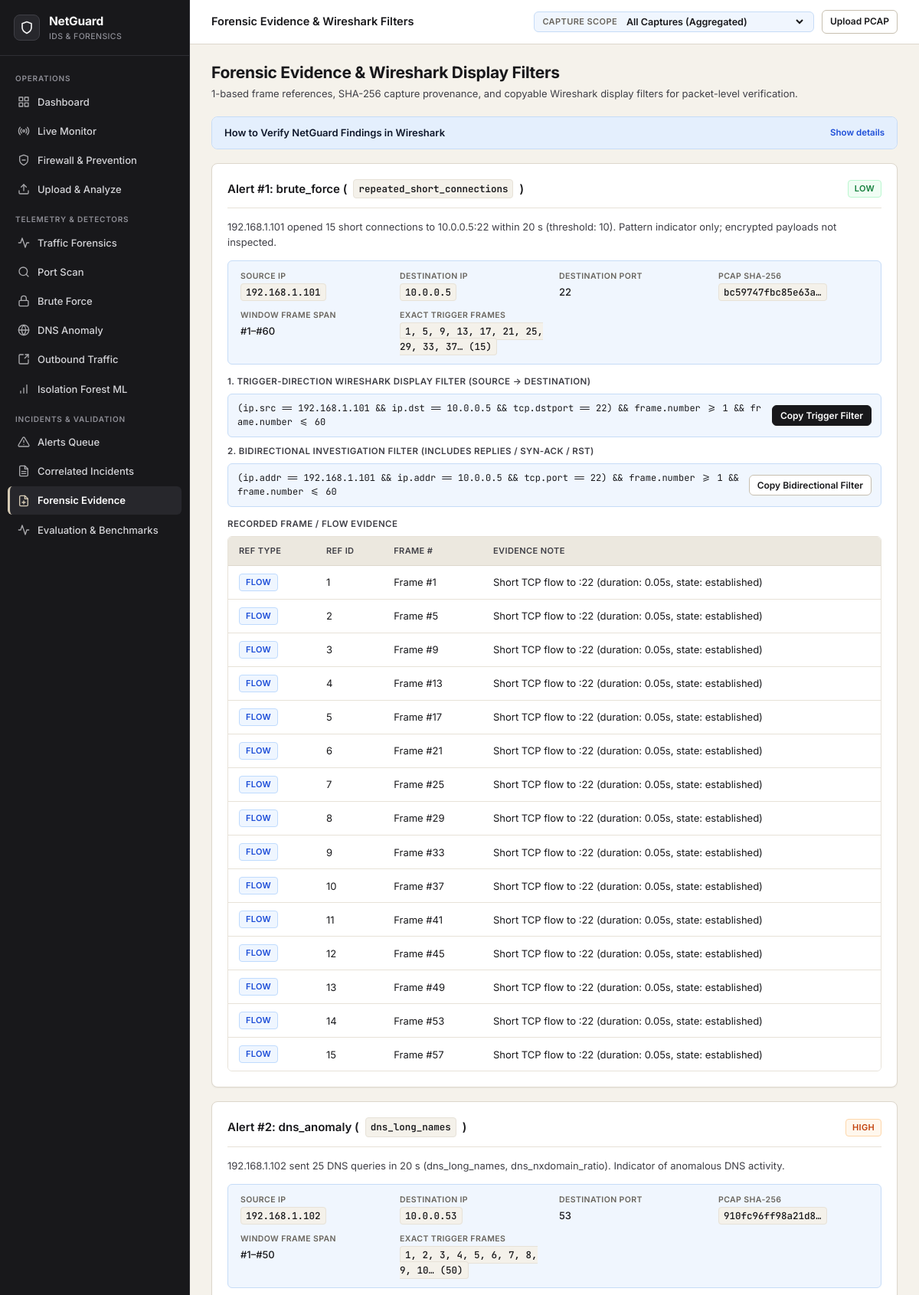
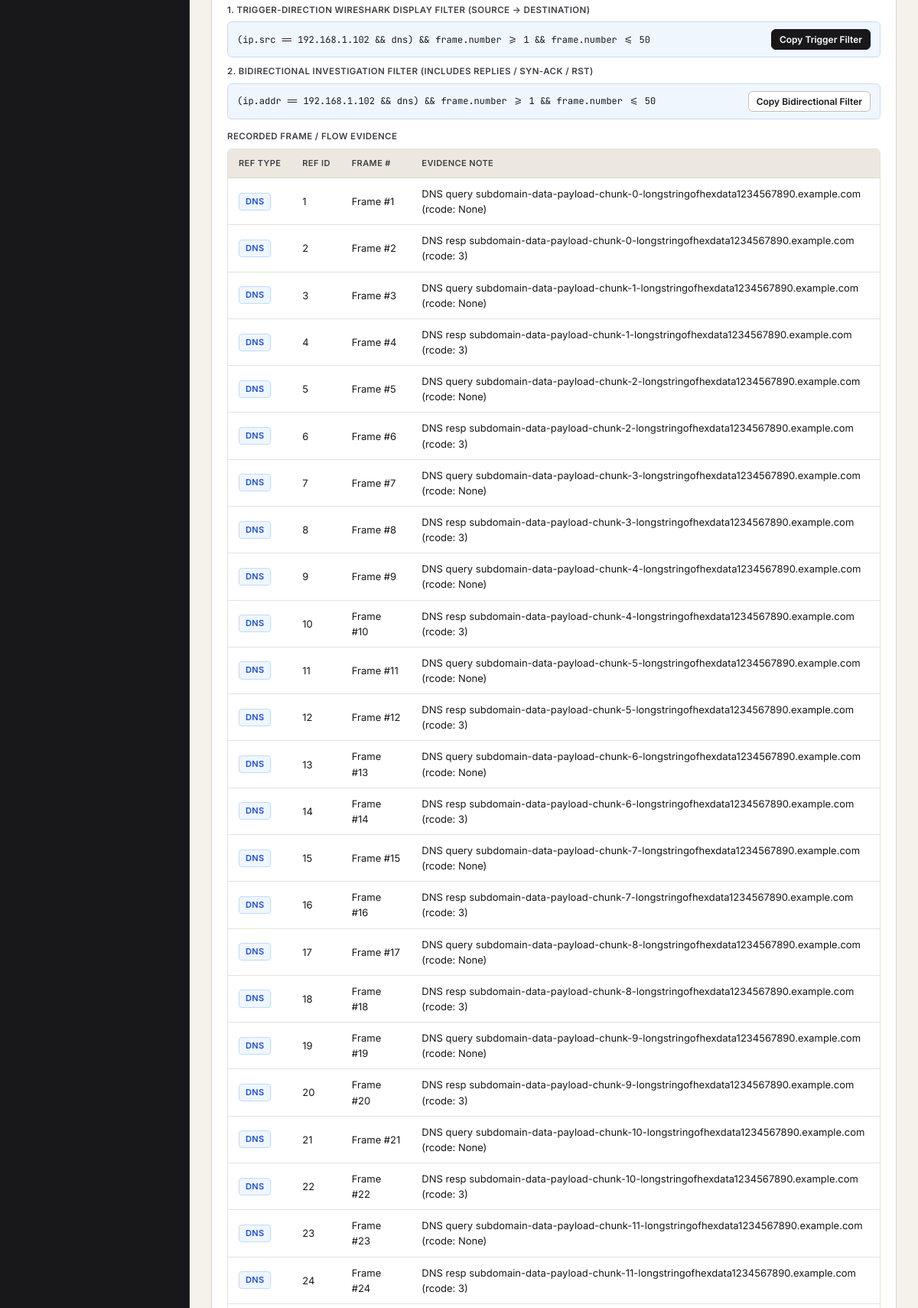
/evidence?all=1 (upper part), run on the app's committed database (2 pictures, top to bottom).
### tables this page shows
CREATE TABLE alerts (
    id INTEGER PRIMARY KEY AUTOINCREMENT,
    run_id INTEGER NOT NULL REFERENCES runs(id) ON DELETE CASCADE,
    alert_type TEXT NOT NULL,
    detector TEXT NOT NULL,
    rule_name TEXT NOT NULL,
    severity TEXT NOT NULL,
    confidence REAL NOT NULL,
    src_ip TEXT NOT NULL,
    dst_ip TEXT,
    dst_port INTEGER,
    start_ts REAL NOT NULL,
    end_ts REAL NOT NULL,
    stage TEXT NOT NULL,
    summary TEXT NOT NULL,
    details_json TEXT NOT NULL,
    wireshark_filter TEXT NOT NULL,
    first_frame INTEGER NOT NULL,
    last_frame INTEGER NOT NULL,
    merged_count INTEGER NOT NULL DEFAULT 1,
    dedup_key TEXT NOT NULL,
    evidence_truncated INTEGER NOT NULL DEFAULT 0
);

CREATE TABLE captures (
    id INTEGER PRIMARY KEY AUTOINCREMENT,
    filename TEXT NOT NULL,
    stored_path TEXT NOT NULL,
    sha256 TEXT NOT NULL UNIQUE,
    size_bytes INTEGER NOT NULL,
    file_format TEXT NOT NULL,
    link_type TEXT NOT NULL,
    frames_total INTEGER NOT NULL DEFAULT 0,
    packets_stored INTEGER NOT NULL DEFAULT 0,
    frames_skipped INTEGER NOT NULL DEFAULT 0,
    skipped_json TEXT NOT NULL DEFAULT '{}',
    first_ts REAL,
    last_ts REAL,
    source TEXT NOT NULL DEFAULT 'upload',
    status TEXT NOT NULL DEFAULT 'importing',
    error TEXT,
    imported_at REAL NOT NULL,
    netguard_version TEXT NOT NULL,
    scapy_version TEXT NOT NULL
);

CREATE TABLE alert_evidence (
    id INTEGER PRIMARY KEY AUTOINCREMENT,
    alert_id INTEGER NOT NULL REFERENCES alerts(id) ON DELETE CASCADE,
    ref_type TEXT NOT NULL,
    ref_id INTEGER NOT NULL,
    frame_no INTEGER,
    note TEXT NOT NULL
);

### netguard/web/app.py (the view)
    @app.route("/evidence")
    @app.route("/evidence/<int:alert_id>")
    def evidence(alert_id: Optional[int] = None):
        conn = get_db(app.config["DB_PATH"])
        try:
            ctx = get_current_analysis_context(conn)
            run_id = ctx.get("run_id")
            is_all = ctx.get("is_all_captures")
            if alert_id:
                cursor = conn.execute("SELECT * FROM alerts WHERE id = ?;", (alert_id,))
                alerts_query = [cursor.fetchone()]
            elif not is_all and run_id:
                cursor = conn.execute("SELECT * FROM alerts WHERE run_id = ? ORDER BY start_ts ASC, id ASC;", (run_id,))
                alerts_query = cursor.fetchall()
            else:
                cursor = conn.execute("SELECT * FROM alerts ORDER BY start_ts ASC, id ASC;")
                alerts_query = cursor.fetchall()
            alerts_evidence_list = []
            for row in alerts_query:
                if not row:
                    continue
                a = dict(row)
                if isinstance(a.get("details_json"), str):
                    try:
                        a["details"] = json.loads(a["details_json"])
                    except Exception:
                        a["details"] = {}
                cursor_cap = conn.execute(
                    """
                    SELECT c.sha256, c.filename
                    FROM captures c
                    JOIN runs r ON c.id = r.capture_id
                    WHERE r.id = ?;
                    """,
                    (a["run_id"],),
                )
                cap_info = cursor_cap.fetchone()
                a["pcap_sha256"] = cap_info["sha256"] if cap_info else "unknown"
                a["pcap_filename"] = cap_info["filename"] if cap_info else "unknown"
                cursor_ev = conn.execute(
                    "SELECT * FROM alert_evidence WHERE alert_id = ? ORDER BY id ASC;",
                    (a["id"],),
                )
                a["evidence_items"] = [dict(e) for e in cursor_ev.fetchall()]
                a["trigger_frames"] = sorted({int(e["frame_no"]) for e in a["evidence_items"] if e.get("frame_no")})
                if not a.get("wireshark_filter"):
                    a["wireshark_filter"] = generate_wireshark_filter(a)
                a["wireshark_bi_filter"] = a["details"].get("wireshark_bi_filter") or generate_bidirectional_wireshark_filter(a)
                alerts_evidence_list.append(a)
            return render_template("evidence.html", alerts_evidence=alerts_evidence_list, analysis_ctx=ctx)
        finally:
            conn.close()

### netguard/db.py (called while the page is built)
def get_db(db_path: Union[str, Path] = DEFAULT_DB_PATH) -> sqlite3.Connection:
    path = Path(db_path)
    if str(db_path) != ":memory:":
        path.parent.mkdir(parents=True, exist_ok=True)
    conn = sqlite3.connect(path)
    conn.row_factory = sqlite3.Row
    conn.execute("PRAGMA foreign_keys = ON;")
    return conn

### netguard/web/app.py (called while the page is built, shortened)
def get_current_analysis_context(conn) -> Dict[str, Any]:
    cap_rows = conn.execute(
        "SELECT id, filename, source, imported_at, packets_stored, status FROM captures ORDER BY id DESC;"
    ).fetchall()
    all_captures = [dict(r) for r in cap_rows]
    req_all = request.args.get("all")
    if req_all == "1" or req_all == "true":
        session.pop("current_capture_id", None)
        session.pop("current_run_id", None)
        return {
            "is_all_captures": True,
            "selected_capture": None,
            "selected_run": None,
            "all_captures": all_captures,
            "capture_id": None,
            "run_id": None,
        }

### netguard/web/templates/evidence.html (shortened to what this page needs)
{% extends "base.html" %}
{% block topbar_title %}Forensic Evidence & Wireshark Filters{% endblock %}
{% block content %}
<div class="page-header">
    <div class="page-header-left">
        <h1 class="page-title">Forensic Evidence &amp; Wireshark Display Filters</h1>
        <p class="page-subtitle">1-based frame references, SHA-256 capture provenance, and copyable Wireshark display filters for packet-level verification.</p>
    </div>
</div>
<details class="how-it-works">
    <summary>How to Verify NetGuard Findings in Wireshark</summary>
</details>
{% if not alerts_evidence %}
    <div class="card">
        <div class="empty-state">
            <h3>No Forensic Evidence Items</h3>
            <p>No forensic evidence records exist in the current capture scope.</p>
        </div>
    </div>
{% else %}
    {% for a in alerts_evidence %}
        <div class="card">
            <div class="card-header">
                <h2 class="card-title">
                    Alert #{{ a.id }}: {{ a.alert_type }} (<code>{{ a.rule_name or a.detector }}</code>)
                </h2>
                <span class="badge badge-{{ a.severity|lower }}">{{ a.severity }}</span>
            </div>
            <p style="font-size: 13px; color: var(--text-secondary); margin-bottom: 14px;">{{ a.summary }}</p>
            <div class="result-detail" style="margin-bottom: 14px;">
                <div class="result-detail-item">
                    <span class="result-detail-label">Source IP</span>
                    <span class="result-detail-value"><code>{{ a.src_ip }}</code></span>
                </div>
                <div class="result-detail-item">
                    <span class="result-detail-label">Destination IP</span>
                    <span class="result-detail-value"><code>{{ a.dst_ip if a.dst_ip else 'N/A' }}</code></span>
                </div>
                <div class="result-detail-item">
                    <span class="result-detail-label">Destination Port</span>
                    <span class="result-detail-value">{{ a.dst_port if a.dst_port else 'N/A' }}</span>
                </div>
                <div class="result-detail-item">
                    <span class="result-detail-label">PCAP SHA-256</span>
                    <span class="result-detail-value"><code>{{ a.pcap_sha256[:16] }}&hellip;</code></span>
                </div>
                <div class="result-detail-item">
                    <span class="result-detail-label">Window Frame Span</span>
                    <span class="result-detail-value">#{{ a.first_frame }}&ndash;#{{ a.last_frame }}</span>
                </div>
                <div class="result-detail-item">
                    <span class="result-detail-label">Exact Trigger Frames</span>
                    <span class="result-detail-value">
                        {% if a.trigger_frames %}
                            <code>{{ a.trigger_frames[:10]|join(', ') }}{% if a.trigger_frames|length > 10 %}&hellip; ({{ a.trigger_frames|length }}){% endif %}</code>
                        {% else %}
                            <span style="color: var(--text-muted);">Window aggregate</span>
                        {% endif %}
                    </span>
                </div>
            </div>
            <div style="margin-bottom: 10px;">
                <label class="form-label" style="margin-bottom: 4px;">1. Trigger-Direction Wireshark Display Filter (Source &rarr; Destination)</label>
                <div class="filter-box">
                    <code>{{ a.wireshark_filter }}</code>
                    <button onclick="copyToClipboard('{{ a.wireshark_filter }}', this)" class="btn btn-sm btn-primary">Copy Trigger Filter</button>
                </div>
            </div>
            <div style="margin-bottom: 14px;">
                <label class="form-label" style="margin-bottom: 4px;">2. Bidirectional Investigation Filter (Includes Replies / SYN-ACK / RST)</label>
                <div class="filter-box">
                    <code>{{ a.wireshark_bi_filter }}</code>
                    <button onclick="copyToClipboard('{{ a.wireshark_bi_filter }}', this)" class="btn btn-sm btn-outline">Copy Bidirectional Filter</button>
                </div>
            </div>
            {% if a.evidence_items %}
                <div class="form-label" style="margin-top: 12px;">Recorded Frame / Flow Evidence</div>
                <div class="table-responsive">
                    <table>
                        <thead>
                            <tr>
                                <th>Ref Type</th>
                                <th>Ref ID</th>
                                <th>Frame #</th>
                                <th>Evidence Note</th>
                            </tr>
                        </thead>
                        <tbody>
                            {% for ev in a.evidence_items %}
                            <tr>
                                <td><span class="badge badge-info">{{ ev.ref_type }}</span></td>
                                <td>{{ ev.ref_id }}</td>
                                <td>Frame #{{ ev.frame_no if ev.frame_no else '—' }}</td>
                                <td>{{ ev.note }}</td>
                            </tr>
                            {% endfor %}
                        </tbody>
                    </table>
                </div>
            {% endif %}
        </div>
    {% endfor %}
{% endif %}
{% endblock %}

### data on the page
alerts: alert_type "brute_force", rule_name "repeated_short_connections", severity "LOW", summary "192.168.1.101 opened 15 short connections to 10.0.0.5:22 within 20 s (threshold: 10). Pattern indicator only; encrypted payloads not inspected.", src_ip "192.168.1.101", dst_ip "10.0.0.5", wireshark_filter "(ip.src == 192.168.1.101 && ip.dst == 10.0.0.5 && tcp.dstport == 22) && frame.number >= 1 && frame.number <= 60"
captures: sha256 "bc59747fbc85e63a"
alert_evidence: ref_type "FLOW", ref_id "1", frame_no "1", note "Short TCP flow to :22 (duration: 0.05s, state: established)"
alert_evidence: ref_type "FLOW", ref_id "2", frame_no "5", note "Short TCP flow to :22 (duration: 0.05s, state: established)"
alert_evidence: ref_type "FLOW", ref_id "3", frame_no "9", note "Short TCP flow to :22 (duration: 0.05s, state: established)"
alert_evidence: ref_type "FLOW", ref_id "4", frame_no "13", note "Short TCP flow to :22 (duration: 0.05s, state: established)"
alert_evidence: ref_type "FLOW", ref_id "5", frame_no "17", note "Short TCP flow to :22 (duration: 0.05s, state: established)"
alert_evidence: ref_type "FLOW", ref_id "6", frame_no "21", note "Short TCP flow to :22 (duration: 0.05s, state: established)"
alert_evidence: ref_type "FLOW", ref_id "7", frame_no "25", note "Short TCP flow to :22 (duration: 0.05s, state: established)"
alert_evidence: ref_type "FLOW", ref_id "8", frame_no "29", note "Short TCP flow to :22 (duration: 0.05s, state: established)"
alert_evidence: ref_type "FLOW", ref_id "9", frame_no "33", note "Short TCP flow to :22 (duration: 0.05s, state: established)"
alert_evidence: ref_type "FLOW", ref_id "10", frame_no "37", note "Short TCP flow to :22 (duration: 0.05s, state: established)"
alert_evidence: ref_type "FLOW", ref_id "11", frame_no "41", note "Short TCP flow to :22 (duration: 0.05s, state: established)"
alert_evidence: ref_type "FLOW", ref_id "12", frame_no "45", note "Short TCP flow to :22 (duration: 0.05s, state: established)"
alert_evidence: ref_type "FLOW", ref_id "13", frame_no "49", note "Short TCP flow to :22 (duration: 0.05s, state: established)"
alert_evidence: ref_type "FLOW", ref_id "14", frame_no "53", note "Short TCP flow to :22 (duration: 0.05s, state: established)"
alert_evidence: ref_type "FLOW", ref_id "15", frame_no "57", note "Short TCP flow to :22 (duration: 0.05s, state: established)"
alerts: alert_type "dns_anomaly", rule_name "dns_long_names", severity "HIGH", summary "192.168.1.102 sent 25 DNS queries in 20 s (dns_long_names, dns_nxdomain_ratio). Indicator of anomalous DNS activity.", src_ip "192.168.1.102", dst_ip "10.0.0.53", wireshark_filter "(ip.src == 192.168.1.102 && dns) && frame.number >= 1 && frame.number <= 50"
captures: sha256 "910fc96ff98a21d8"
alert_evidence: ref_type "DNS", ref_id "1", frame_no "1", note "DNS query subdomain-data-payload-chunk-0-longstringofhexdata1234567890.example.com (rcode: None)"
alert_evidence: ref_type "DNS", ref_id "2", frame_no "2", note "DNS resp subdomain-data-payload-chunk-0-longstringofhexdata1234567890.example.com (rcode: 3)"
alert_evidence: ref_type "DNS", ref_id "3", frame_no "3", note "DNS query subdomain-data-payload-chunk-1-longstringofhexdata1234567890.example.com (rcode: None)"
alert_evidence: ref_type "DNS", ref_id "4", frame_no "4", note "DNS resp subdomain-data-payload-chunk-1-longstringofhexdata1234567890.example.com (rcode: 3)"
alert_evidence: ref_type "DNS", ref_id "5", frame_no "5", note "DNS query subdomain-data-payload-chunk-2-longstringofhexdata1234567890.example.com (rcode: None)"
alert_evidence: ref_type "DNS", ref_id "6", frame_no "6", note "DNS resp subdomain-data-payload-chunk-2-longstringofhexdata1234567890.example.com (rcode: 3)"
alert_evidence: ref_type "DNS", ref_id "7", frame_no "7", note "DNS query subdomain-data-payload-chunk-3-longstringofhexdata1234567890.example.com (rcode: None)"
alert_evidence: ref_type "DNS", ref_id "8", frame_no "8", note "DNS resp subdomain-data-payload-chunk-3-longstringofhexdata1234567890.example.com (rcode: 3)"
alert_evidence: ref_type "DNS", ref_id "9", frame_no "9", note "DNS query subdomain-data-payload-chunk-4-longstringofhexdata1234567890.example.com (rcode: None)"
alert_evidence: ref_type "DNS", ref_id "10", frame_no "10", note "DNS resp subdomain-data-payload-chunk-4-longstringofhexdata1234567890.example.com (rcode: 3)"
alert_evidence: ref_type "DNS", ref_id "11", frame_no "11", note "DNS query subdomain-data-payload-chunk-5-longstringofhexdata1234567890.example.com (rcode: None)"
alert_evidence: ref_type "DNS", ref_id "12", frame_no "12", note "DNS resp subdomain-data-payload-chunk-5-longstringofhexdata1234567890.example.com (rcode: 3)"
alert_evidence: ref_type "DNS", ref_id "13", frame_no "13", note "DNS query subdomain-data-payload-chunk-6-longstringofhexdata1234567890.example.com (rcode: None)"
alert_evidence: ref_type "DNS", ref_id "14", frame_no "14", note "DNS resp subdomain-data-payload-chunk-6-longstringofhexdata1234567890.example.com (rcode: 3)"
alert_evidence: ref_type "DNS", ref_id "15", frame_no "15", note "DNS query subdomain-data-payload-chunk-7-longstringofhexdata1234567890.example.com (rcode: None)"
alert_evidence: ref_type "DNS", ref_id "16", frame_no "16", note "DNS resp subdomain-data-payload-chunk-7-longstringofhexdata1234567890.example.com (rcode: 3)"
alert_evidence: ref_type "DNS", ref_id "17", frame_no "17", note "DNS query subdomain-data-payload-chunk-8-longstringofhexdata1234567890.example.com (rcode: None)"
alert_evidence: ref_type "DNS", ref_id "18", frame_no "18", note "DNS resp subdomain-data-payload-chunk-8-longstringofhexdata1234567890.example.com (rcode: 3)"
alert_evidence: ref_type "DNS", ref_id "19", frame_no "19", note "DNS query subdomain-data-payload-chunk-9-longstringofhexdata1234567890.example.com (rcode: None)"
alert_evidence: ref_type "DNS", ref_id "20", frame_no "20", note "DNS resp subdomain-data-payload-chunk-9-longstringofhexdata1234567890.example.com (rcode: 3)"
alert_evidence: ref_type "DNS", ref_id "21", frame_no "21", note "DNS query subdomain-data-payload-chunk-10-longstringofhexdata1234567890.example.com (rcode: None)"
alert_evidence: ref_type "DNS", ref_id "22", frame_no "22", note "DNS resp subdomain-data-payload-chunk-10-longstringofhexdata1234567890.example.com (rcode: 3)"
alert_evidence: ref_type "DNS", ref_id "23", frame_no "23", note "DNS query subdomain-data-payload-chunk-11-longstringofhexdata1234567890.example.com (rcode: None)"
alert_evidence: ref_type "DNS", ref_id "24", frame_no "24", note "DNS resp subdomain-data-payload-chunk-11-longstringofhexdata1234567890.example.com (rcode: 3)"

### other printed values
{{ a.id }} "1" "2"
{{ a.dst_port if a.dst_port else 'N/A' }} "22" "53"
{{ a.first_frame }} "1" "1"
{{ a.last_frame }} "60" "50"
{{ a.trigger_frames[:10]|join(', ') }} "1, 5, 9, 13, 17, 21, 25, 29, 33, 37" "1, 2, 3, 4, 5, 6, 7, 8, 9, 10"
{{ a.trigger_frames|length }} "15" "50"
{{ a.wireshark_bi_filter }} "(ip.addr == 192.168.1.101 && ip.addr == 10.0.0.5 && tcp.port == 22) && frame.number >= 1 && frame.number <= 60" "(ip.addr == 192.168.1.102 && dns) && frame.number >= 1 && frame.number <= 50"
